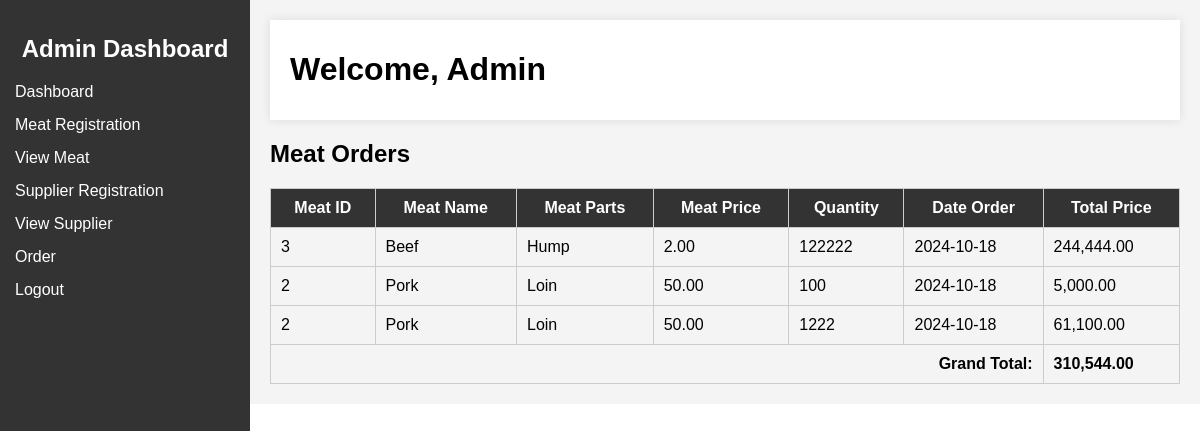
/order_page.php, run on the app's committed database.
### tables this page shows
CREATE TABLE `orders`  (
  `id` int NOT NULL AUTO_INCREMENT,
  `meat_type_id` int NULL DEFAULT NULL,
  `order_date` date NOT NULL DEFAULT current_timestamp,
  `quantity` varchar(255) NULL DEFAULT NULL,
  PRIMARY KEY (`id`) USING BTREE
);

CREATE TABLE `meat_registration_db`  (
  `id` int NOT NULL AUTO_INCREMENT,
  `meat_type` varchar(50) NOT NULL,
  `part_name` varchar(100) NOT NULL,
  `price` decimal(10, 2) NULL DEFAULT NULL,
  `date` date NULL DEFAULT NULL,
  `dispatch_date` date NULL DEFAULT NULL,
  `batch_number` int NULL DEFAULT NULL,
  `supplier` varchar(100) NULL DEFAULT NULL,
  PRIMARY KEY (`id`) USING BTREE
);

### order_page.php (the view, shortened to what this page needs)
<!DOCTYPE html>
<html lang="en">
<head>
    <link rel="stylesheet" href="style.css">
</head>
<body>
<?php
    include("sidebar.php");
?>
    <div class="main-content">
        <header>
            <h1>Welcome, Admin</h1>
        </header>
        <div class="content">
            <h2>Meat Orders</h2>
            <table id="dataTable">
                <thead>
                    <tr>
                        <th>Meat ID</th>
                        <th>Meat Name</th>
                        <th>Meat Parts</th>
                        <th>Meat Price</th>
                        <th>Quantity</th>
                        <th>Date Order</th>
                        <th>Total Price</th>
                    </tr>
                </thead>
                <?php
                    include("connection.php");
                    $sql_select = "
                        SELECT o.*, MRB.*
                        FROM orders o
                        INNER JOIN meat_registration_db MRB ON MRB.id = o.meat_type_id";
                    $result = $connection->query($sql_select);
                    $grandTotal = 0;
                ?>
                <tbody id="user-table">
                <?php
                    if ($result->num_rows > 0) {
                        while ($row = $result->fetch_assoc()) {
                            $totalPrice = $row["price"] * $row["quantity"];
                            $grandTotal += $totalPrice;
                            echo "<tr>";
                            echo "<td>" . $row["id"] . "</td>";
                            echo "<td>" . $row["meat_type"] . "</td>";
                            echo "<td>" . $row["part_name"] . "</td>";
                            echo "<td>" . number_format($row["price"], 2) . "</td>";
                            echo "<td>" . $row["quantity"] . "</td>";
                            echo "<td>" . $row["order_date"] . "</td>";
                            echo "<td>" . number_format($totalPrice, 2) . "</td>";
                            echo "</tr>";
                        }
                    } else {
                        echo "<tr><td colspan='7'>0 results</td></tr>";
                    }
                ?>
                </tbody>
                <tfoot>
                    <tr>
                        <td colspan="6" style="text-align: right; font-weight: bold;">Grand Total:</td>
                        <td style="font-weight: bold;"><?php echo number_format($grandTotal, 2); ?></td>
                    </tr>
                </tfoot>
            </table>
        </div>
    </div>
</body>
</html>

### style.css (style rules this page uses)
body { margin: 0; font-family: Arial, sans-serif; }
.main-content { flex: 1; background: #f4f4f4; padding: 20px; box-sizing: border-box; overflow-y: auto; height: 100%; margin-left: 250px; }
.main-content header { display: flex; justify-content: space-between; align-items: center; background: #fff; padding: 10px 20px; box-shadow: 0 0 10px rgba(0, 0, 0, 0.1); }
.content { margin-top: 20px; }
table { width: 100%; border-collapse: collapse; }
table th, table td { padding: 10px; border: 1px solid #ccc; }
table th { background: #333; color: #fff; }

### data on the page
orders: meat_registration_db.id "3", meat_registration_db.meat_type "Beef", meat_registration_db.part_name "Hump", meat_registration_db.price "2.00", quantity "122222", order_date "2024-10-18", quantity.price "244,444.00"
orders: meat_registration_db.id "2", meat_registration_db.meat_type "Pork", meat_registration_db.part_name "Loin", meat_registration_db.price "50.00", quantity "100", order_date "2024-10-18", quantity.price "5,000.00"
orders: meat_registration_db.id "2", meat_registration_db.meat_type "Pork", meat_registration_db.part_name "Loin", meat_registration_db.price "50.00", quantity "1222", order_date "2024-10-18", quantity.price "61,100.00"

### other printed values
$grandTotal "310,544.00"
